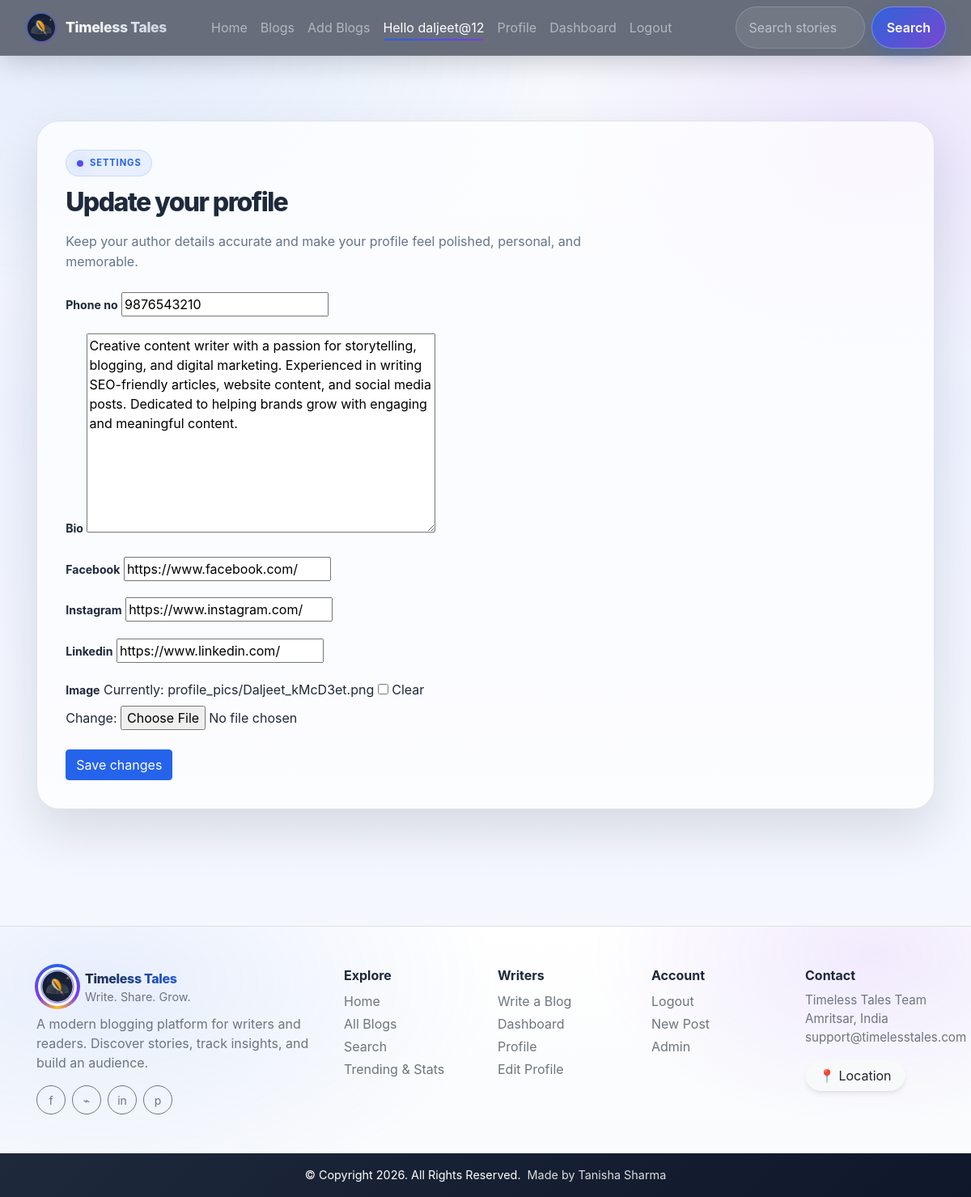
Screenshot of /edit_profile/ (signed in) with the database file from the repository.
### home/models.py (models this page shows, shortened)
class Profile(models.Model):
    user = models.OneToOneField(User, on_delete=models.CASCADE) #blank=True, null=True
    image = models.ImageField(upload_to="profile_pics", blank=True, null=True)
    bio = models.TextField(blank=True, null=True)
    phone_no = models.IntegerField(blank=True, null=True)
    facebook = models.CharField(max_length=300, blank=True, null=True)
    instagram = models.CharField(max_length=300, blank=True, null=True)
    linkedin = models.CharField(max_length=300, blank=True, null=True)

### home/views.py (the view, shortened to what this page needs)
# urls.py: path("edit_profile/", views.edit_profile, name="edit_profile"),
def edit_profile(request):
    profile, created = Profile.objects.get_or_create(
        user=request.user
    )
    if request.method == "POST":
        form = ProfileForm(
            request.POST,
            request.FILES,
            instance=profile
        )
        if form.is_valid():
            form.save()
            messages.success(request, "Profile updated successfully!")
            return redirect('/edit_profile/')
    else:
        form = ProfileForm(instance=profile)
    return render(request, "edit_profile.html", {'form': form})

### home/forms.py
class ProfileForm(forms.ModelForm):
    class Meta:
        model = Profile
        fields = ('phone_no', 'bio', 'facebook', 'instagram', 'linkedin', 'image', )

### home/templates/edit_profile.html (shortened to what this page needs)
{% extends 'base.html' %}
{% block body %}
<div class="page-shell">
  <div class="container py-5">
   <div class="form-panel">
     <div class="form-card">
       <div class="eyebrow">Settings</div>
       <h2 class="mb-3">Update your profile</h2>
       <p class="section-subtitle mb-4">Keep your author details accurate and make your profile feel polished, personal, and memorable.</p>
       <form action="/edit_profile/" enctype="multipart/form-data" method="POST">
         <div class="row g-3">
           {% for field in form %}
           <div class="col-12">
             <label for="{{ field.id_for_label }}" class="form-label">{{ field.label }}</label>
             {{ field }}
           </div>
           {% endfor %}
         </div>
         <button type="submit" class="btn btn-primary mt-4">Save changes</button>
       </form>
     </div>
   </div>
  </div>
</div>
{% endblock %}

### home/templates/base.html (shortened to what this page needs)
<!doctype html>
<html lang="en">
  <head>
    <link href="//maxcdn.bootstrapcdn.com/bootstrap/4.1.1/css/bootstrap.min.css" rel="stylesheet" id="bootstrap-css">
    {% load static %}
    <link href="https://cdn.jsdelivr.net/npm/bootstrap@5.0.2/dist/css/bootstrap.min.css" rel="stylesheet">
    <link rel="stylesheet" href="https://maxcdn.bootstrapcdn.com/bootstrap/4.0.0/css/bootstrap.min.css">
  </head>
  <body class="{% block body_class %}{% endblock %}">
    <nav class="navbar navbar-expand-lg navbar-dark sticky-top">
      <div class="container-fluid">
        <a class="navbar-brand" href="/">
          <div class="navbar-logo-wrap">
            <img
              src="{% static 'favicon/timeless-tales-logo (1).svg' %}"
              alt="Timeless Tales Logo"
              class="navbar-logo-img">
          </div>
          <span class="navbar-brand-text">Timeless Tales</span>
        </a>
        <div class="collapse navbar-collapse" id="navbarSupportedContent">
          <div class="container mx-3">
            <ul class="navbar-nav me-auto mb-2 mb-lg-0">
              <li class="nav-item">
                <a class="nav-link {% block homeactive %} {% endblock homeactive %}" aria-current="page" href="/">Home</a>
              </li>
              <li class="nav-item">
                <a class="nav-link {% block blogsactive %} {% endblock blogsactive %}" href="/blogs/">Blogs</a>
              </li>
              {% if user.is_authenticated %}
              <li class="nav-item">
                <a class="nav-link {% block add_blogs_active %} {% endblock add_blogs_active %}" href="/add_blogs/">Add Blogs</a>
              </li>
              <li class="nav-item">
                <a class="nav-link active" href="#">Hello {{request.user}}</a>
              </li>
              <li class="nav-item">
                <a class="nav-link {% block profileactive %} {% endblock profileactive %}" href="/profile/">Profile</a>
              </li>
              <li class="nav-item">
                <a class="nav-link {% block dashboardactive %} {% endblock dashboardactive %}" href="/dashboard/">Dashboard</a>
              </li>
              <li class="nav-item">
                <a class="nav-link" href="/logout/">Logout</a>
              </li>
              {% endif %}
            </ul>
          </div>
          <form class="d-flex" method="POST" action="/search/"> {% csrf_token %}
            <input class="form-control me-2" type="search" placeholder="Search stories" name="searched" id="searched" aria-label="Search">
            <button class="btn btn-nav-search" type="submit">Search</button>
          </form>
        </div>
      </div>
    </nav>
    {% block body %}
    {% endblock %}
    <footer class="mt-5 footer-modern">
      <div class="container py-5">
        <div class="row g-4 align-items-start">
          <div class="col-lg-4">
            <div class="d-flex align-items-center gap-2 mb-2">
              <div class="footer-logo-wrap">
                <img
                  src="{% static 'favicon/timeless-tales-logo (1).svg' %}"
                  alt="Timeless Tales"
                  class="footer-logo">
              </div>
              <div>
                <div class="footer-brand-name" style="font-size:1rem;">Timeless Tales</div>
                <div class="text-muted" style="font-size:.9rem;">Write. Share. Grow.</div>
              </div>
            </div>
            <p class="text-muted mb-3" style="max-width: 360px;">
              A modern blogging platform for writers and readers. Discover stories, track insights, and build an audience.
            </p>
            <div class="d-flex gap-2">
              <a class="btn btn-outline-secondary btn-sm rounded-circle footer-social" href="https://www.facebook.com/" target="_blank" rel="noopener noreferrer" aria-label="Facebook">f</a>
              <a class="btn btn-outline-secondary btn-sm rounded-circle footer-social" href="https://www.instagram.com/" target="_blank" rel="noopener noreferrer" aria-label="Instagram">⌁</a>
              <a class="btn btn-outline-secondary btn-sm rounded-circle footer-social" href="https://www.linkedin.com/" target="_blank" rel="noopener noreferrer" aria-label="LinkedIn">in</a>
              <a class="btn btn-outline-secondary btn-sm rounded-circle footer-social" href="https://www.pinterest.com/" target="_blank" rel="noopener noreferrer" aria-label="Pinterest">p</a>
            </div>
          </div>
          <div class="col-6 col-lg-2">
            <div class="fw-bold mb-2">Explore</div>
            <div class="d-flex flex-column gap-1">
              <a class="text-decoration-none text-muted" href="/">Home</a>
              <a class="text-decoration-none text-muted" href="/blogs/">All Blogs</a>
              <a class="text-decoration-none text-muted" href="/search/">Search</a>
              <a class="text-decoration-none text-muted" href="/dashboard/">Trending & Stats</a>
            </div>
          </div>
          <div class="col-6 col-lg-2">
            <div class="fw-bold mb-2">Writers</div>
            <div class="d-flex flex-column gap-1">
              <a class="text-decoration-none text-muted" href="/add_blogs/">Write a Blog</a>
              <a class="text-decoration-none text-muted" href="/dashboard/">Dashboard</a>
              <a class="text-decoration-none text-muted" href="/profile/">Profile</a>
              <a class="text-decoration-none text-muted" href="/edit_profile/">Edit Profile</a>
            </div>
          </div>
          <div class="col-6 col-lg-2">
            <div class="fw-bold mb-2">Account</div>
            <div class="d-flex flex-column gap-1">
              {% if user.is_authenticated %}
              <a class="text-decoration-none text-muted" href="/logout/">Logout</a>
              <a class="text-decoration-none text-muted" href="/add_blogs/">New Post</a>
              {% else %}
              <a class="text-decoration-none text-muted" href="/login/">Login</a>
              <a class="text-decoration-none text-muted" href="/register/">Register</a>
              {% endif %}
              <a class="text-decoration-none text-muted" href="/admin/">Admin</a>
            </div>
          </div>
          <div class="col-6 col-lg-2">
            <div class="fw-bold mb-2">Contact</div>
            <div class="text-muted" style="font-size:.95rem;">
              Timeless Tales Team<br>
              Amritsar, India<br>
              <a href="mailto:support@timelesstales.com" class="text-decoration-none text-muted">support@timelesstales.com</a>
            </div>
            <a href="https://www.google.com/maps?q=Amritsar,+Punjab,+India" target="_blank" rel="noopener noreferrer" class="btn btn-light mt-3 px-3" style="border-radius: 999px; box-shadow: var(--blog-shadow);">
              📍 Location
            </a>
          </div>
        </div>
      </div>
      <div style="background: linear-gradient(135deg, #1e293b 0%, #0f172a 100%);">
        <div class="container py-3 d-flex flex-column flex-md-row justify-content-center gap-2">
          <div class="text-center text-white" style="font-size:.9rem;">© Copyright 2026. All Rights Reserved.</div>
          <div class="text-center" style="font-size:.9rem; color: rgba(255,255,255,.85);">Made by Tanisha Sharma </div>
        </div>
      </div>
    </footer>
  </body>
</html>

### rows the page displays
Profile: form "9876543210" "Creative content writer with a passion for storytelling, blogging, and digital marketing. Experienced in writing SEO-friendly articles, website content, and social media posts. Dedicated to helping brands grow with engaging and meaningful content." "https://www.facebook.com/" "https://www.instagram.com/" "https://www.linkedin.com/"

### other values shown
{{ request.user }} "daljeet@12"
{{ field.label }} "Phone no" "Bio" "Facebook" "Instagram" "Linkedin" "Image"
